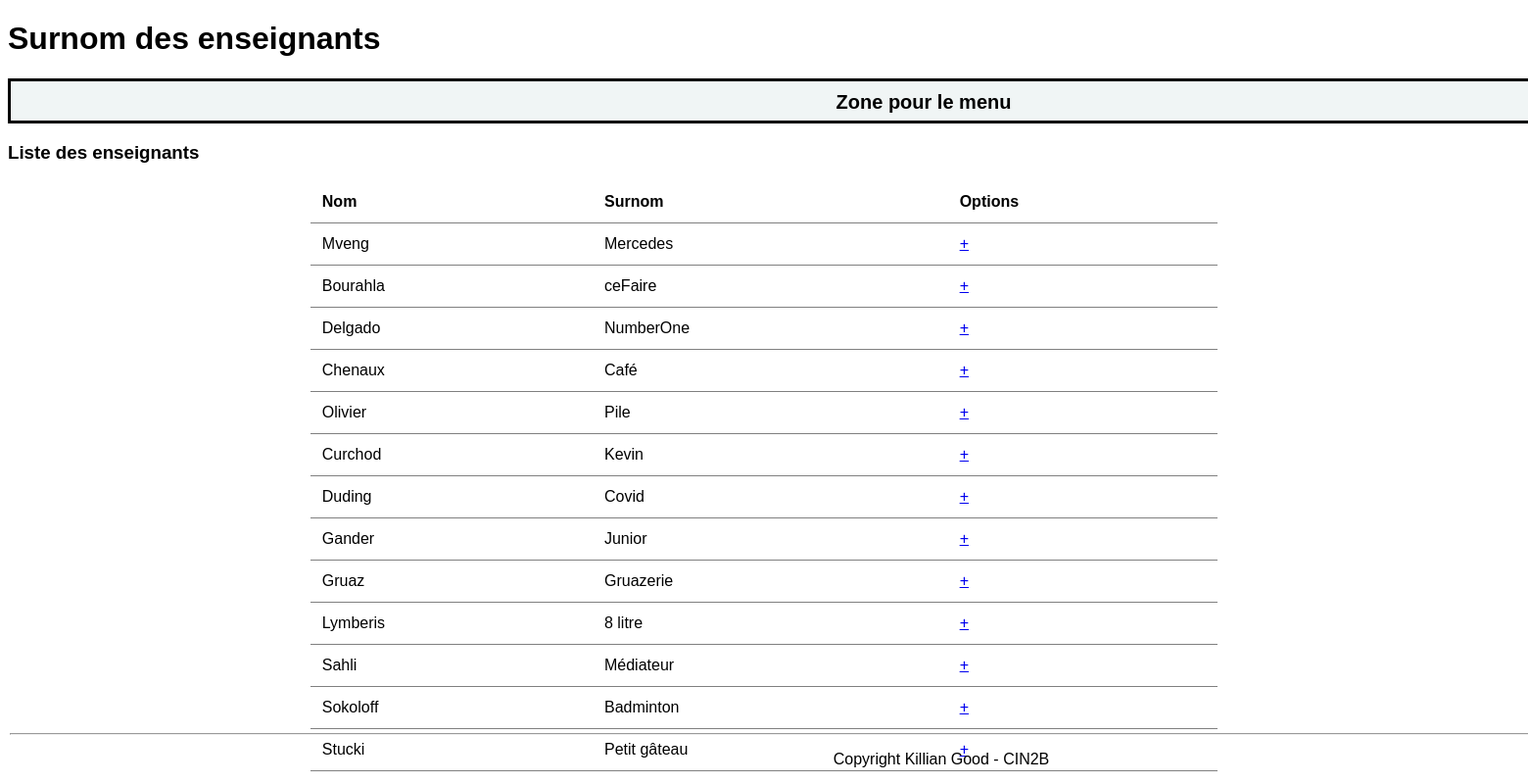
/Code/php/index.php, run on the app's committed database.
### tables this page shows
CREATE TABLE t_teacher(
	idTeacher int AUTO_INCREMENT PRIMARY KEY,
	teaFirstname varchar(50) NOT NULL,
	teaName varchar(50) NOT NULL,
	teaGender char(1) NOT NULL,
	teaNickname varchar(100) NOT NULL,
	teaOrigin varchar(255) NOT NULL);

### Code/php/Database.php (called while the page is built, shortened)
<?php
 class Database {
    private $connector;
    public function __construct(){
    try{
        $this->connector = new PDO("mysql:host=localhost;dbname=db_nickname_kilgood;charset=utf8", "dbNicknameUser", "grp2B_21");
        }catch(PDOException $e){
            die("<h1>Impossible de se connecter à la base de données</h1> erreur :". $e->getMessage());
        }
    }
    private function querySimpleExecute($query){
        $req = $this->connector->query($query);
        return $req;
    }
    private function formatData($req){
        $results = $req->fetchALL(PDO::FETCH_ASSOC);
        return $results;
    }
    public function getAllTeachers(){
        $query = "SELECT * FROM t_teacher";
        $reqExecuted = $this->querySimpleExecute($query);
        $results = $this->formatData($reqExecuted);
        return $results;
    }
 }
?>

### Code/php/index.php (the view, shortened to what this page needs)
<?php
require "database.php";
$db = new Database();
$teachers = $db->getAllTeachers();
?>
<!DOCTYPE html>
<html lang="fr">
    <head>
        <link href="../css/style.css" rel="stylesheet" type="text/css" />
    </head>
    <body>
        <h1>Surnom des enseignants</h1>
        <a href="#" class="button">Zone pour le menu</a>
        <h3>Liste des enseignants</h3>
        <table class="tableau" width = "60%">
            <tr>
                <th>Nom</th>
                <th>Surnom</th>
                <th>Options</th>
            <?php foreach($teachers as $teacher): ?>
                </tr>
                    <td><?php echo $teacher["teaName"] ?></td>
                    <td><?php echo $teacher["teaNickname"] ?></td>
                    <td><a href="#">
                    <a href="detail.php?idTeacher=<?= $teacher["idTeacher"]; ?>">+</a>
        <?php endforeach; ?>
        </table>
    </body>
    <footer>
        <hr style="width:1900px;text-align:left;margin-left:0">
            <p>Copyright Killian Good - CIN2B</p>
    </footer>
</html>

### Code/css/style.css (style rules this page uses)
html { font-family: Arial, Helvetica, sans-serif; }
table, th, td { border-bottom: 1px solid gray; border-collapse: collapse; text-align: left; padding: 12px; }
.button { background-color: #f0f5f5; border: none; color: black; padding: 15px 32px; padding-top: 10px; text-align: center; display: inline-block; width: 1800px; height: 15px; font-weight: bold; text-decoration: none; border-style: solid; font-size: 20px; }
.tableau { margin-left: auto; margin-right: auto; border-spacing: 5em; }
footer { position: fixed; left: 0; bottom: 0; text-align: fixed; text-align: center; padding-left: 10px; padding-right: 10px; }

### data on the page
t_teacher: teaName "Mveng", teaNickname "Mercedes"
t_teacher: teaName "Bourahla", teaNickname "ceFaire"
t_teacher: teaName "Delgado", teaNickname "NumberOne"
t_teacher: teaName "Chenaux", teaNickname "Café"
t_teacher: teaName "Olivier", teaNickname "Pile"
t_teacher: teaName "Curchod", teaNickname "Kevin"
t_teacher: teaName "Duding", teaNickname "Covid"
t_teacher: teaName "Gander", teaNickname "Junior"
t_teacher: teaName "Gruaz", teaNickname "Gruazerie"
t_teacher: teaName "Lymberis", teaNickname "8 litre"
t_teacher: teaName "Sahli", teaNickname "Médiateur"
t_teacher: teaName "Sokoloff", teaNickname "Badminton"
t_teacher: teaName "Stucki", teaNickname "Petit gâteau"
